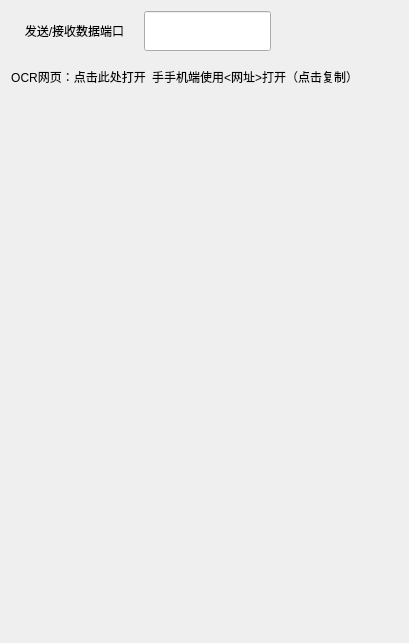
         <widget class="QWidget" name="tab_5">
          <attribute name="title">
           <string>局域网端口设置</string>
          </attribute>
          <layout class="QVBoxLayout" name="verticalLayout_17">
           <item>
            <layout class="QHBoxLayout" name="horizontalLayout_42" stretch="1,1,1">
             <item>
              <widget class="QLabel" name="label_25">
               <property name="text">
                <string>发送/接收数据端口</string>
               </property>
               <property name="alignment">
                <set>Qt::AlignmentFlag::AlignCenter</set>
               </property>
              </widget>
             </item>
             <item>
              <widget class="QLineEdit" name="lineEdit_2">
               <property name="minimumSize">
                <size>
                 <width>0</width>
                 <height>40</height>
                </size>
               </property>
              </widget>
             </item>
             <item>
              <spacer name="horizontalSpacer_8">
               <property name="orientation">
                <enum>Qt::Orientation::Horizontal</enum>
               </property>
               <property name="sizeHint" stdset="0">
                <size>
                 <width>40</width>
                 <height>20</height>
                </size>
               </property>
              </spacer>
             </item>
            </layout>
           </item>
           <item>
            <layout class="QHBoxLayout" name="horizontalLayout_43" stretch="1,1,1">
             <item>
              <widget class="QLabel" name="label_26">
               <property name="minimumSize">
                <size>
                 <width>0</width>
                 <height>40</height>
                </size>
               </property>
               <property name="text">
                <string>OCR网页：点击此处打开</string>
               </property>
               <property name="alignment">
                <set>Qt::AlignmentFlag::AlignCenter</set>
               </property>
              </widget>
             </item>
             <item>
              <widget class="QLabel" name="label_29">
               <property name="minimumSize">
                <size>
                 <width>0</width>
                 <height>40</height>
                </size>
               </property>
               <property name="text">
                <string>手手机端使用&lt;网址&gt;打开（点击复制）</string>
               </property>
               <property name="alignment">
                <set>Qt::AlignmentFlag::AlignCenter</set>
               </property>
              </widget>
             </item>
             <item>
              <spacer name="horizontalSpacer_9">
               <property name="orientation">
                <enum>Qt::Orientation::Horizontal</enum>
               </property>
               <property name="sizeHint" stdset="0">
                <size>
                 <width>40</width>
                 <height>20</height>
                </size>
               </property>
              </spacer>
             </item>
            </layout>
           </item>
           <item>
            <spacer name="verticalSpacer_4">
             <property name="orientation">
              <enum>Qt::Orientation::Vertical</enum>
             </property>
             <property name="sizeHint" stdset="0">
              <size>
               <width>20</width>
               <height>535</height>
              </size>
             </property>
            </spacer>
           </item>
          </layout>
         </widget>
